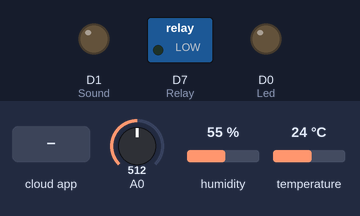
Simulated run of this sketch. Board: ESP8266 (NodeMCU). Shown: switched loads named in the sketch (green lamp = pin HIGH), output pins drawn as LEDs (lit = HIGH). Inputs (shaded band) come from the test bench; at power-on: A0 = 512, humidity 55 %, temperature 24 °C. WiFi joins after 1.5 s; servers stay silent unless stated; the Firebase database answers and starts empty; what the sketch prints to the serial monitor is not drawn.

Above: at 3.7 s.
3.8 s: the phone or cloud app sets fan to 1
At 5.0 s:
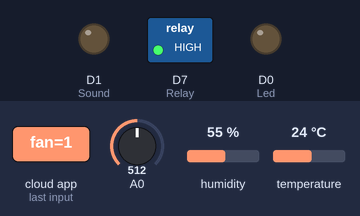
5.8 s: the phone or cloud app sets led to 1
At 7.2 s:
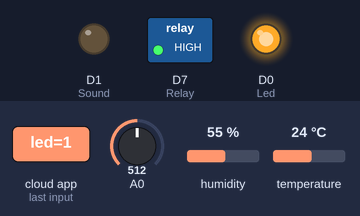
7.6 s: the phone or cloud app sets sound to 1
At 8.6 s:
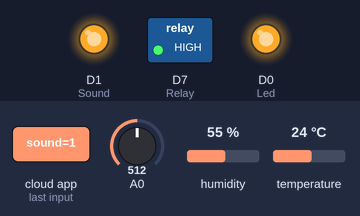
9.4 s: the phone or cloud app sets fan to 0
At 10.9 s:
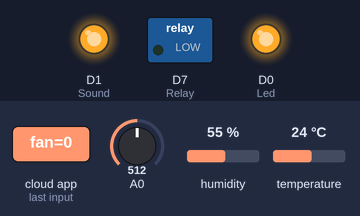
11.2 s: the phone or cloud app sets led to 0
At 12.0 s:
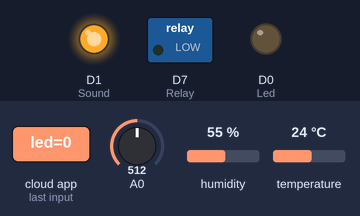
13.1 s: the phone or cloud app sets fan to 1
At 14.6 s:
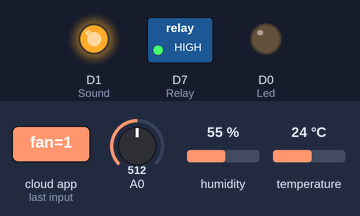
Timing chart, 0 to 15.9 s (numbered marks = the images above; inputs shaded):
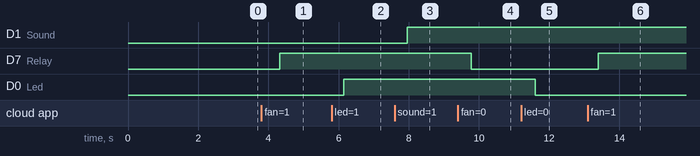

The sketch:

Code_Esp.ino
```cpp
#include <FirebaseESP8266.h>
#include <DHT.h>
#include  <ESP8266WiFi.h>

#define FIREBASE_HOST "https://iotlab-ea87e-default-rtdb.firebaseio.com/"
#define FIREBASE_AUTH "1GOKXU3AEhEARIznSlvCnuZkr6By5Qu6tDTfo7oO"
#define WIFI_SSID "MinhDat_2.4GHz" // Thay đổi tên wifi của bạn
#define WIFI_PASSWORD "24022001" // Thay đổi password wifi của bạn
#define DHTPIN 14    // Chân dữ liệu của DHT 11 , với NodeMCU chân D5 GPIO là 14
#define DHTTYPE DHT11   // DHT 11
#define Led D0
#define Sound D1
#define Relay D7
DHT dht(DHTPIN, DHTTYPE);
FirebaseData fbdo;

float h, t;
int l;
void setup() {
  pinMode(A0,INPUT);
  pinMode(Led, OUTPUT);
  pinMode(Sound, OUTPUT);
  pinMode(Relay, OUTPUT);
  Serial.begin(9600);
  delay(1000);
  WiFi.begin (WIFI_SSID, WIFI_PASSWORD);
  Serial.print("Dang ket noi");
  while (WiFi.status() != WL_CONNECTED) {
    Serial.print(".");
    delay(500);
  }
  dht.begin();
  Serial.println ("");
  Serial.println ("Da ket noi WiFi!");
  Serial.println(WiFi.localIP());
  Firebase.begin(FIREBASE_HOST, FIREBASE_AUTH);
}

void Get_active(int val_gas, int val_led, int val_sound)
{
  digitalWrite(Led, val_led);
  digitalWrite(Sound, val_sound);
  digitalWrite(Relay, val_gas);
}
int Button_fan()
{
  int val;
  if (Firebase.getInt(fbdo, "/eq1/fan")) val = fbdo.intData();
  return val;
}
int Button_led()
{
  int val;
  if (Firebase.getInt(fbdo, "/eq2/led")) val = fbdo.intData();
  return val;
}
int Button_sound()
{
  int val;
  if (Firebase.getInt(fbdo, "/eq3/sound")) val = fbdo.intData();
  return val;
}
void Sensor( float Temp, float Hum, float Gas){
  Firebase.setFloat( fbdo,"/Set/Nhiet do", Temp);
  Firebase.setFloat ( fbdo,"/Set/Do am", Hum);
  Firebase.setFloat ( fbdo,"/Set/Khi gas", Gas);
}

void Display_serial()
{
  h = dht.readHumidity();
  t = dht.readTemperature();  // Đọc nhiệt độ theo độ C
  l = map(analogRead(A0), 0, 1024, 0, 100);
  if (isnan(h) || isnan(t)) {
    Serial.println("Failed to read from DHT sensor!");
    return;
  }

  Sensor(t,h,l);
  Serial.print("Nhiet do: ");
  Serial.print(t);
  Serial.print("*C  ");
  Serial.print("Do am: ");
  Serial.print(h);
  Serial.print("%  ");
  Serial.print("Khi GAS: ");
  Serial.print(l);
  Serial.println("%  ");
}

void loop() {
  int dig_gas, dig_led, dig_sound;
  Display_serial();
  dig_gas = Button_fan();
  dig_led = Button_led();
  dig_sound = Button_sound();
  Get_active(dig_gas, dig_led, dig_sound);
}
```

Measured:
- after the input at 3.8 s, D7 (Relay): LOW → HIGH after 0.53 s
- after the input at 5.8 s, D0 (Led): LOW → HIGH after 0.35 s
- after the input at 7.6 s, D1 (Sound): LOW → HIGH after 0.35 s
- after the input at 9.4 s, D7 (Relay): HIGH → LOW after 0.38 s
- after the input at 11.2 s, D0 (Led): HIGH → LOW after 0.40 s
- after the input at 13.1 s, D7 (Relay): LOW → HIGH after 0.30 s
